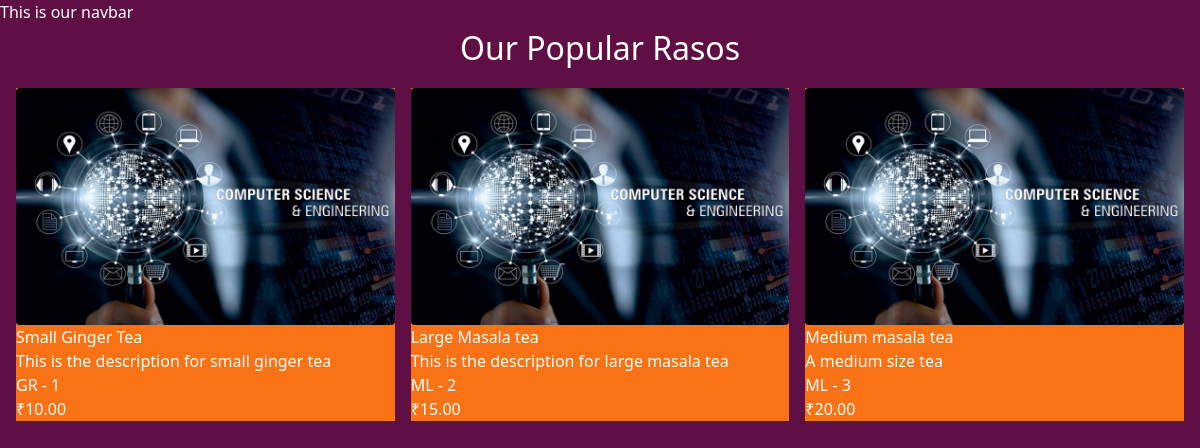
Page /raso/ on the committed database.
### raso/models.py (models this page shows)
class RasoVarity(models.Model):
    CHAI_TYPE_CHOICE = [
        ('ML', 'MASALA'),
        ('GR', 'GINGER'),
        ('KL', 'KIWI'),
        ('PL', 'PLAIN'),
        ('EL', 'ELACHI'),
    ]
    name = models.CharField(max_length=100)
    image = models.ImageField(upload_to='rasos/')
    date_addes = models.DateTimeField(default=timezone.now)
    type = models.CharField(max_length=2, choices=CHAI_TYPE_CHOICE)
    description = models.TextField(default='')
    price = models.DecimalField(max_digits=10, decimal_places=2)
    def __str__(self):
        return self.name

### raso/views.py (the view)
# urls.py: path('', views.all_raso, name='all_raso'),
def all_raso(request) :
    rasos = RasoVarity.objects.all()
    print(rasos)
    return render(request, 'raso/all_raso.html', {'rasos': rasos} )

### raso/templates/raso/all_raso.html (shortened to what this page needs)
{% extends "layout.html" %}
{% block content %}
<h1>Our Popular Rasos</h1>
<div class="grid grid-cols-3 gap-4 m-4">
    {% for raso in rasos  %}
    <div class="bg-orange-500 m-5 p-10">
        <img class="rounded shadow-lg" src="{{raso.image.url}}" alt="">
        <h3 class="text-2xl font-bold">{{raso.name}}</h3>
        <p class="mb-2">{{ raso.description }}</p>
        <a href="{% url 'raso_detail' raso.id %}">
            <button types="button" class="inline-flex items-center justify-center px-4 py-2 border border-transparent text-sm font medium rounded-md text-white bg-blue-600 hover:bg-blue-700 focus:outline-none focus:ring-2 focus:ring-offset-2 focus:ring-blue-500">
                {{ raso.type }} - {{ raso.id }}
            </button>
        </a>
        <div class="font-bold">₹{{ raso.price }}</div>
    </div>
    {% endfor  %}
</div>
{% endblock content %}

### static/style.css (style rules this page uses)
body { background-color: rgb(95, 15, 68); color: #FFFFFF; }
h1 { text-align: center; font-size: 2rem; }

### rows in the picture
RasoVarity: image (picture), name "Small Ginger Tea", description "This is the description for small ginger tea", type "GR", id "1", price "10.00"
RasoVarity: image (picture), name "Large Masala tea", description "This is the description for large masala tea", type "ML", id "2", price "15.00"
RasoVarity: image (picture), name "Medium masala tea", description "A medium size tea", type "ML", id "3", price "20.00"
